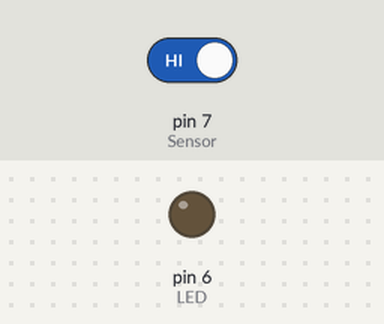
The sketch below on a simulated Arduino Uno, built with avr-gcc and run on an emulated ATmega328P. Parts: output pins drawn as LEDs (lit = HIGH). Inputs (shaded band) come from the test bench; at power-on: pin 7 (Sensor) HIGH.

Above: at 1.2 s.
1.3 s: pin 7 (Sensor) driven LOW
At 1.8 s:
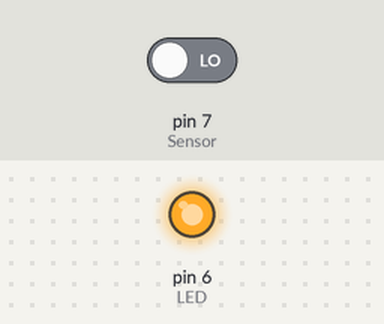
2.8 s: pin 7 (Sensor) driven HIGH
At 4.2 s:
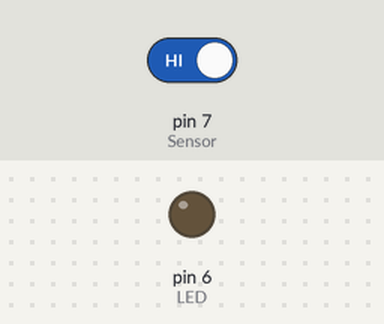
Timing chart, 0 to 5.8 s (numbered marks = the images above; inputs shaded):
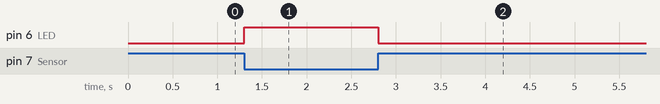

The sketch:

Test_Hebeltaster.ino
```cpp
int Sensor = 7;

int Wert;

int LED = 6;

void setup()

{

  pinMode(Sensor, INPUT);

  pinMode(LED, OUTPUT);

}

void loop ()

{

  Wert = digitalRead(Sensor);

  if (Wert == 0)

  {

    // der Mikroschalter wurde gedrückt

    digitalWrite (LED, HIGH);

  }

  else

  {

    // der Mikroschalter wurde losgelassen

    digitalWrite (LED, LOW);

  }

}
```

Measured:
- after the input at 1.3 s, pin 6 (LED): LOW → HIGH at once
- after the input at 2.8 s, pin 6 (LED): HIGH → LOW at once
